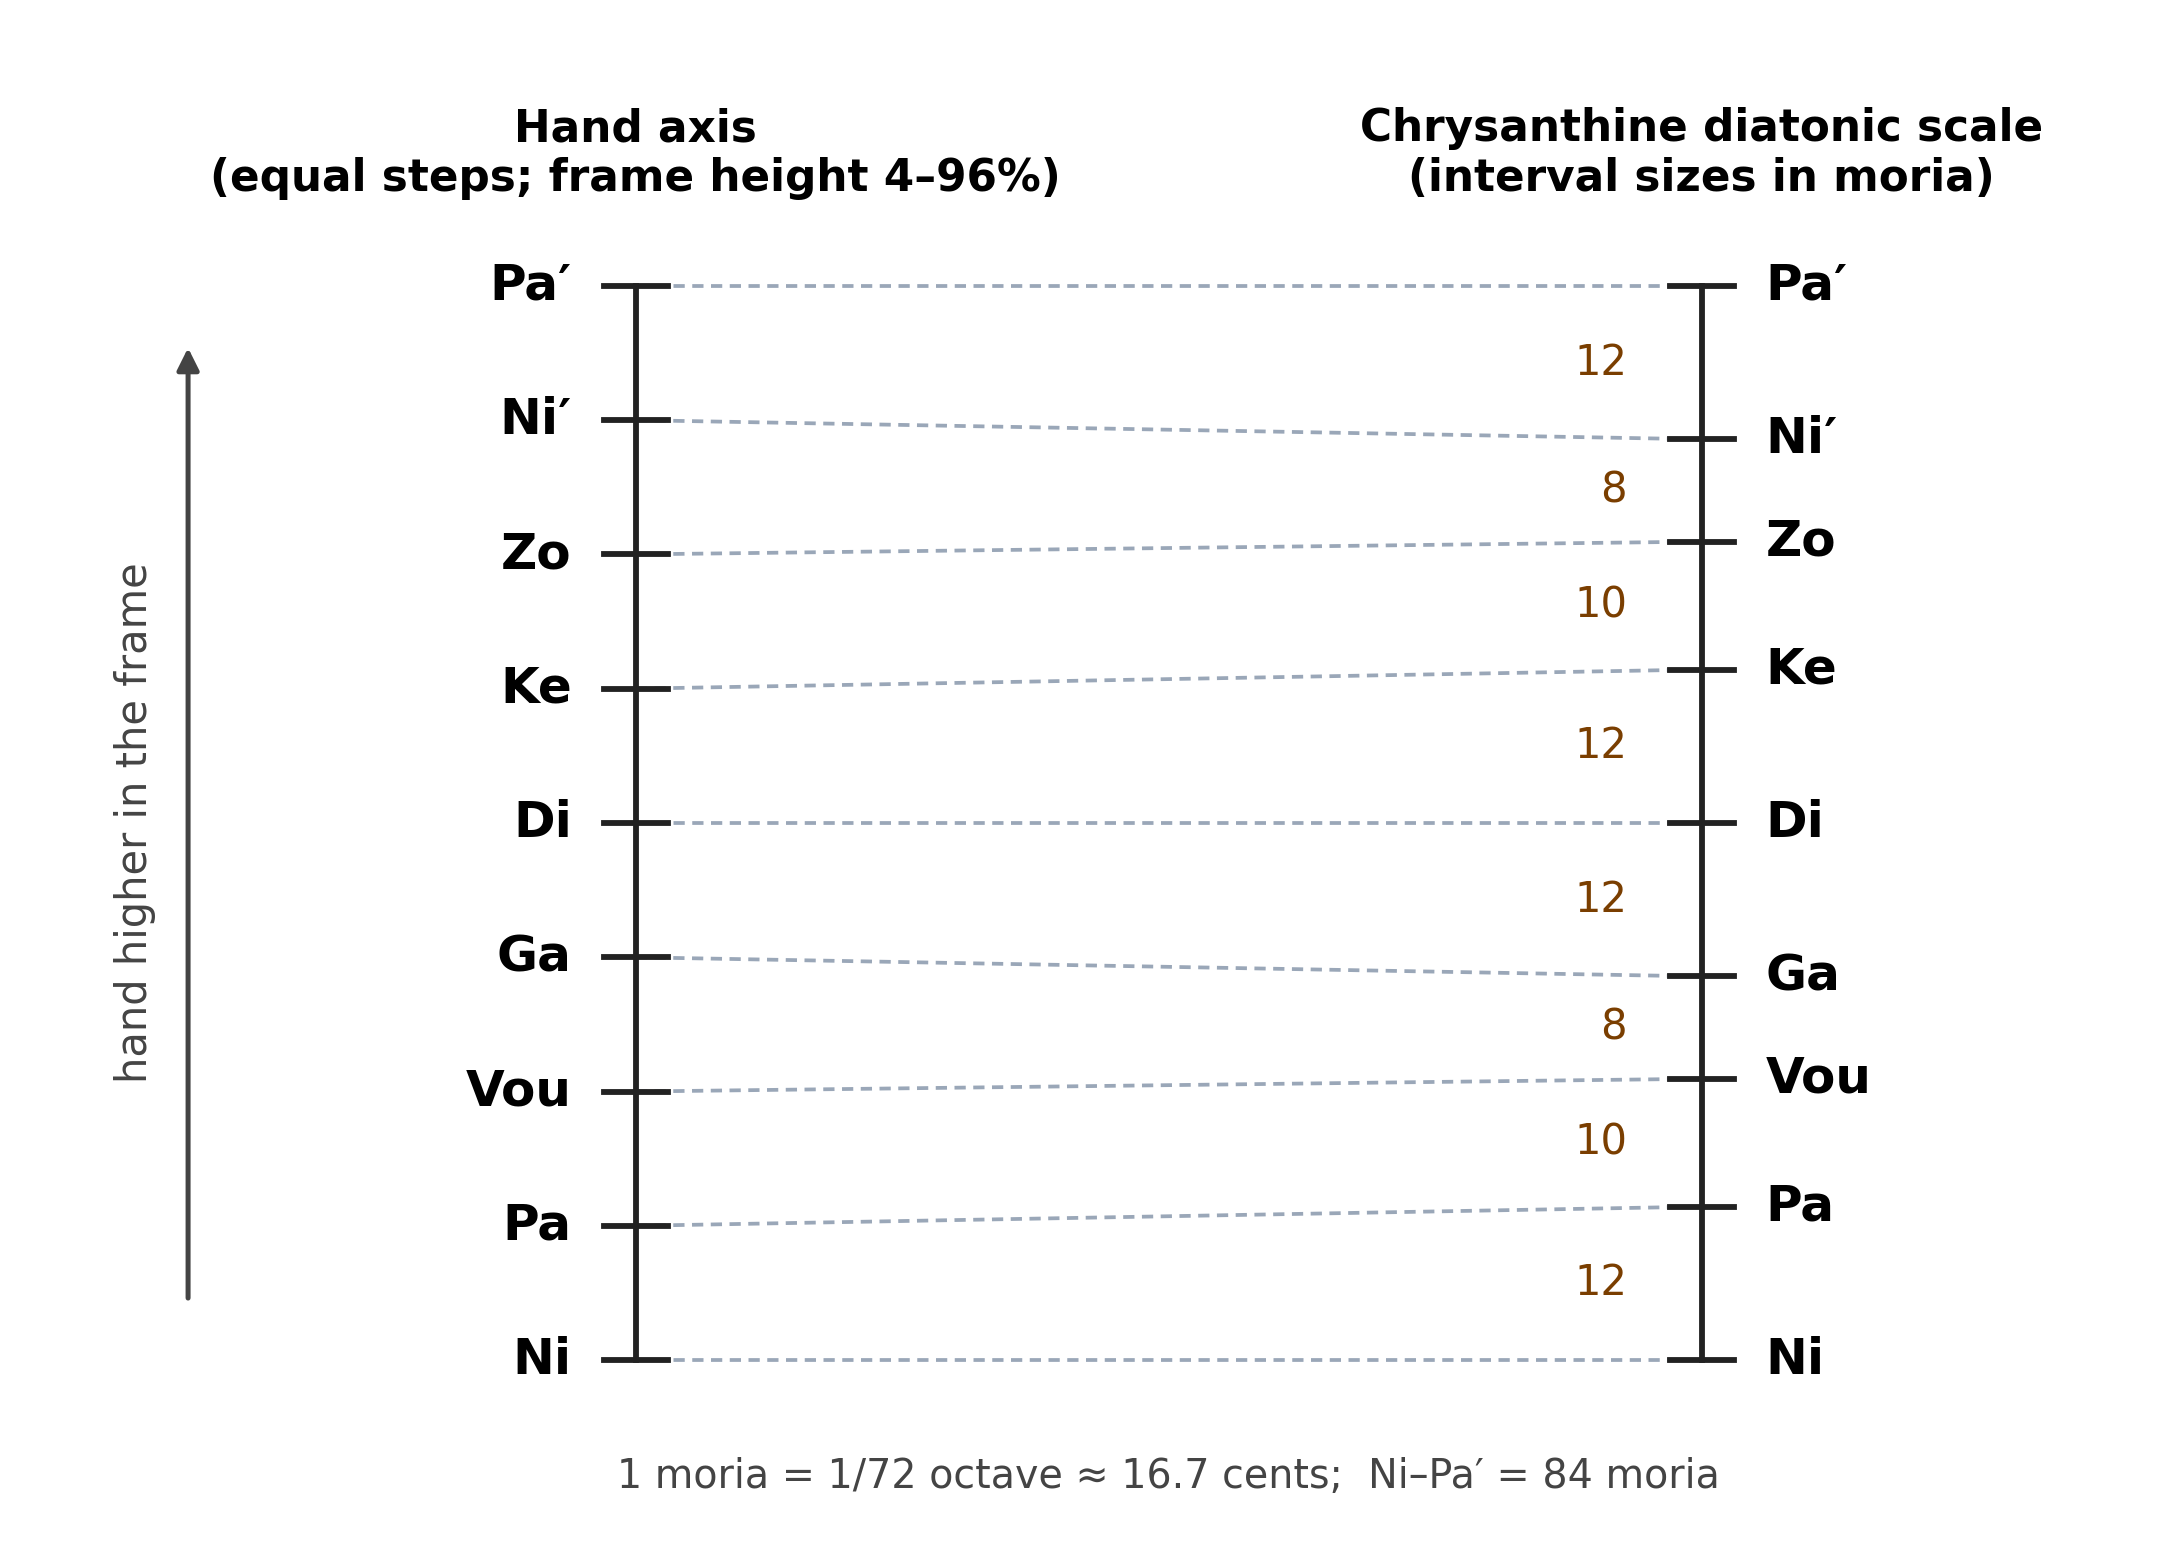

This figure's Python source:
"""Draws Fig. 2 of the paper (hand axis vs. Chrysanthine scale). Usage: python3 docs/figures/fig2_hand_scale.py"""
import matplotlib; matplotlib.use("Agg")
import matplotlib.pyplot as plt
names=["Ni","Pa","Vou","Ga","Di","Ke","Zo","Ni′","Pa′"]
moria=[0,12,22,30,42,54,64,72,84]          # = BYZ_MORIA in lib/core.mjs
plt.rcParams.update({"font.family":"DejaVu Sans","font.size":11})
fig,ax=plt.subplots(figsize=(7.2,5.2))
xL,xR=0.0,1.0
yl=[i/8 for i in range(9)]                  # hand axis: equal steps
yr=[m/84 for m in moria]                    # moria axis: true interval sizes
c_line="#41597a"
for x in (xL,xR): ax.plot([x,x],[0,1],color="#222",lw=1.4)
for i,n in enumerate(names):
    ax.plot([xL,xR],[yl[i],yr[i]],color="#9aa7b8",lw=0.9,ls=(0,(3,2)),zorder=1)
    ax.plot([xL-0.03,xL+0.03],[yl[i]]*2,color="#222",lw=1.4)
    ax.plot([xR-0.03,xR+0.03],[yr[i]]*2,color="#222",lw=1.4)
    ax.text(xL-0.06,yl[i],n,ha="right",va="center",fontsize=12,fontweight="bold")
    ax.text(xR+0.06,yr[i],n,ha="left",va="center",fontsize=12,fontweight="bold")
for i in range(8):
    ax.text(xR-0.07,(yr[i]+yr[i+1])/2,str(moria[i+1]-moria[i]),ha="right",va="center",fontsize=10,color="#7a3e00")
ax.annotate("",xy=(-0.42,0.95),xytext=(-0.42,0.05),arrowprops=dict(arrowstyle="-|>",color="#444",lw=1.2))
ax.text(-0.47,0.5,"hand higher in the frame",rotation=90,ha="center",va="center",fontsize=10,color="#444")
ax.text(xL,1.08,"Hand axis\n(equal steps; frame height 4–96%)",ha="center",va="bottom",fontsize=10.5,fontweight="bold")
ax.text(xR,1.08,"Chrysanthine diatonic scale\n(interval sizes in moria)",ha="center",va="bottom",fontsize=10.5,fontweight="bold")
ax.text(0.5,-0.09,"1 moria = 1/72 octave ≈ 16.7 cents;  Ni–Pa′ = 84 moria",ha="center",va="top",fontsize=9.5,color="#444")
ax.set_xlim(-0.55,1.35); ax.set_ylim(-0.14,1.22); ax.axis("off")
fig.tight_layout(); fig.savefig(__import__("pathlib").Path(__file__).with_suffix(".png"),dpi=300)
